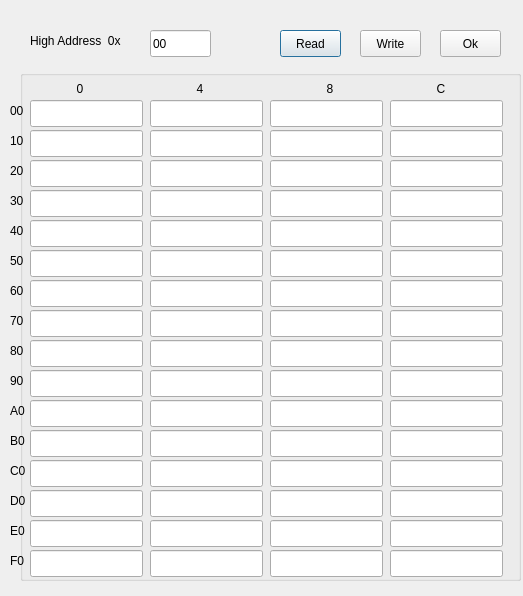
<?xml version="1.0" encoding="UTF-8"?>
<ui version="4.0">
 <class>NxRegEditDialog</class>
 <widget class="QDialog" name="NxRegEditDialog">
  <property name="enabled">
   <bool>true</bool>
  </property>
  <property name="geometry">
   <rect>
    <x>0</x>
    <y>0</y>
    <width>523</width>
    <height>596</height>
   </rect>
  </property>
  <property name="windowTitle">
   <string>Register Control Dialog</string>
  </property>
  <widget class="QLabel" name="label">
   <property name="geometry">
    <rect>
     <x>30</x>
     <y>30</y>
     <width>121</width>
     <height>21</height>
    </rect>
   </property>
   <property name="text">
    <string>High Address  0x</string>
   </property>
  </widget>
  <widget class="QLineEdit" name="lineEdit">
   <property name="geometry">
    <rect>
     <x>150</x>
     <y>30</y>
     <width>61</width>
     <height>27</height>
    </rect>
   </property>
   <property name="text">
    <string>00</string>
   </property>
  </widget>
  <widget class="QPushButton" name="readButton">
   <property name="geometry">
    <rect>
     <x>280</x>
     <y>30</y>
     <width>61</width>
     <height>27</height>
    </rect>
   </property>
   <property name="text">
    <string>Read</string>
   </property>
  </widget>
  <widget class="QPushButton" name="writeButton">
   <property name="geometry">
    <rect>
     <x>360</x>
     <y>30</y>
     <width>61</width>
     <height>27</height>
    </rect>
   </property>
   <property name="text">
    <string>Write</string>
   </property>
  </widget>
  <widget class="QPushButton" name="okButton">
   <property name="geometry">
    <rect>
     <x>440</x>
     <y>30</y>
     <width>61</width>
     <height>27</height>
    </rect>
   </property>
   <property name="text">
    <string>Ok</string>
   </property>
  </widget>
  <widget class="QGroupBox" name="groupBox">
   <property name="geometry">
    <rect>
     <x>20</x>
     <y>70</y>
     <width>501</width>
     <height>511</height>
    </rect>
   </property>
   <property name="title">
    <string/>
   </property>
   <widget class="QLineEdit" name="reg0_0">
    <property name="geometry">
     <rect>
      <x>10</x>
      <y>30</y>
      <width>113</width>
      <height>27</height>
     </rect>
    </property>
   </widget>
   <widget class="QLineEdit" name="reg0_4">
    <property name="geometry">
     <rect>
      <x>130</x>
      <y>30</y>
      <width>113</width>
      <height>27</height>
     </rect>
    </property>
   </widget>
   <widget class="QLineEdit" name="reg0_8">
    <property name="geometry">
     <rect>
      <x>250</x>
      <y>30</y>
      <width>113</width>
      <height>27</height>
     </rect>
    </property>
   </widget>
   <widget class="QLineEdit" name="reg0_c">
    <property name="geometry">
     <rect>
      <x>370</x>
      <y>30</y>
      <width>113</width>
      <height>27</height>
     </rect>
    </property>
   </widget>
   <widget class="QLineEdit" name="reg1_8">
    <property name="geometry">
     <rect>
      <x>250</x>
      <y>60</y>
      <width>113</width>
      <height>27</height>
     </rect>
    </property>
   </widget>
   <widget class="QLineEdit" name="reg1_0">
    <property name="geometry">
     <rect>
      <x>10</x>
      <y>60</y>
      <width>113</width>
      <height>27</height>
     </rect>
    </property>
   </widget>
   <widget class="QLineEdit" name="reg1_4">
    <property name="geometry">
     <rect>
      <x>130</x>
      <y>60</y>
      <width>113</width>
      <height>27</height>
     </rect>
    </property>
   </widget>
   <widget class="QLineEdit" name="reg1_c">
    <property name="geometry">
     <rect>
      <x>370</x>
      <y>60</y>
      <width>113</width>
      <height>27</height>
     </rect>
    </property>
   </widget>
   <widget class="QLineEdit" name="reg2_8">
    <property name="geometry">
     <rect>
      <x>250</x>
      <y>90</y>
      <width>113</width>
      <height>27</height>
     </rect>
    </property>
   </widget>
   <widget class="QLineEdit" name="reg2_4">
    <property name="geometry">
     <rect>
      <x>130</x>
      <y>90</y>
      <width>113</width>
      <height>27</height>
     </rect>
    </property>
   </widget>
   <widget class="QLineEdit" name="reg2_c">
    <property name="geometry">
     <rect>
      <x>370</x>
      <y>90</y>
      <width>113</width>
      <height>27</height>
     </rect>
    </property>
   </widget>
   <widget class="QLineEdit" name="reg2_0">
    <property name="geometry">
     <rect>
      <x>10</x>
      <y>90</y>
      <width>113</width>
      <height>27</height>
     </rect>
    </property>
   </widget>
   <widget class="QLineEdit" name="reg3_8">
    <property name="geometry">
     <rect>
      <x>250</x>
      <y>120</y>
      <width>113</width>
      <height>27</height>
     </rect>
    </property>
   </widget>
   <widget class="QLineEdit" name="reg5_8">
    <property name="geometry">
     <rect>
      <x>250</x>
      <y>180</y>
      <width>113</width>
      <height>27</height>
     </rect>
    </property>
   </widget>
   <widget class="QLineEdit" name="reg5_c">
    <property name="geometry">
     <rect>
      <x>370</x>
      <y>180</y>
      <width>113</width>
      <height>27</height>
     </rect>
    </property>
   </widget>
   <widget class="QLineEdit" name="reg3_0">
    <property name="geometry">
     <rect>
      <x>10</x>
      <y>120</y>
      <width>113</width>
      <height>27</height>
     </rect>
    </property>
   </widget>
   <widget class="QLineEdit" name="reg4_4">
    <property name="geometry">
     <rect>
      <x>130</x>
      <y>150</y>
      <width>113</width>
      <height>27</height>
     </rect>
    </property>
   </widget>
   <widget class="QLineEdit" name="reg4_8">
    <property name="geometry">
     <rect>
      <x>250</x>
      <y>150</y>
      <width>113</width>
      <height>27</height>
     </rect>
    </property>
   </widget>
   <widget class="QLineEdit" name="reg4_c">
    <property name="geometry">
     <rect>
      <x>370</x>
      <y>150</y>
      <width>113</width>
      <height>27</height>
     </rect>
    </property>
   </widget>
   <widget class="QLineEdit" name="reg3_4">
    <property name="geometry">
     <rect>
      <x>130</x>
      <y>120</y>
      <width>113</width>
      <height>27</height>
     </rect>
    </property>
   </widget>
   <widget class="QLineEdit" name="reg5_0">
    <property name="geometry">
     <rect>
      <x>10</x>
      <y>180</y>
      <width>113</width>
      <height>27</height>
     </rect>
    </property>
   </widget>
   <widget class="QLineEdit" name="reg3_c">
    <property name="geometry">
     <rect>
      <x>370</x>
      <y>120</y>
      <width>113</width>
      <height>27</height>
     </rect>
    </property>
   </widget>
   <widget class="QLineEdit" name="reg4_0">
    <property name="geometry">
     <rect>
      <x>10</x>
      <y>150</y>
      <width>113</width>
      <height>27</height>
     </rect>
    </property>
   </widget>
   <widget class="QLineEdit" name="reg5_4">
    <property name="geometry">
     <rect>
      <x>130</x>
      <y>180</y>
      <width>113</width>
      <height>27</height>
     </rect>
    </property>
   </widget>
   <widget class="QLineEdit" name="reg6_4">
    <property name="geometry">
     <rect>
      <x>130</x>
      <y>210</y>
      <width>113</width>
      <height>27</height>
     </rect>
    </property>
   </widget>
   <widget class="QLineEdit" name="reg8_4">
    <property name="geometry">
     <rect>
      <x>130</x>
      <y>270</y>
      <width>113</width>
      <height>27</height>
     </rect>
    </property>
   </widget>
   <widget class="QLineEdit" name="reg8_c">
    <property name="geometry">
     <rect>
      <x>370</x>
      <y>270</y>
      <width>113</width>
      <height>27</height>
     </rect>
    </property>
   </widget>
   <widget class="QLineEdit" name="reg6_8">
    <property name="geometry">
     <rect>
      <x>250</x>
      <y>210</y>
      <width>113</width>
      <height>27</height>
     </rect>
    </property>
   </widget>
   <widget class="QLineEdit" name="reg7_c">
    <property name="geometry">
     <rect>
      <x>370</x>
      <y>240</y>
      <width>113</width>
      <height>27</height>
     </rect>
    </property>
   </widget>
   <widget class="QLineEdit" name="reg6_c">
    <property name="geometry">
     <rect>
      <x>370</x>
      <y>210</y>
      <width>113</width>
      <height>27</height>
     </rect>
    </property>
   </widget>
   <widget class="QLineEdit" name="reg7_4">
    <property name="geometry">
     <rect>
      <x>130</x>
      <y>240</y>
      <width>113</width>
      <height>27</height>
     </rect>
    </property>
   </widget>
   <widget class="QLineEdit" name="reg8_0">
    <property name="geometry">
     <rect>
      <x>10</x>
      <y>270</y>
      <width>113</width>
      <height>27</height>
     </rect>
    </property>
   </widget>
   <widget class="QLineEdit" name="reg7_8">
    <property name="geometry">
     <rect>
      <x>250</x>
      <y>240</y>
      <width>113</width>
      <height>27</height>
     </rect>
    </property>
   </widget>
   <widget class="QLineEdit" name="reg8_8">
    <property name="geometry">
     <rect>
      <x>250</x>
      <y>270</y>
      <width>113</width>
      <height>27</height>
     </rect>
    </property>
   </widget>
   <widget class="QLineEdit" name="reg7_0">
    <property name="geometry">
     <rect>
      <x>10</x>
      <y>240</y>
      <width>113</width>
      <height>27</height>
     </rect>
    </property>
   </widget>
   <widget class="QLineEdit" name="reg6_0">
    <property name="geometry">
     <rect>
      <x>10</x>
      <y>210</y>
      <width>113</width>
      <height>27</height>
     </rect>
    </property>
   </widget>
   <widget class="QLineEdit" name="regb_8">
    <property name="geometry">
     <rect>
      <x>250</x>
      <y>360</y>
      <width>113</width>
      <height>27</height>
     </rect>
    </property>
   </widget>
   <widget class="QLineEdit" name="reg9_8">
    <property name="geometry">
     <rect>
      <x>250</x>
      <y>300</y>
      <width>113</width>
      <height>27</height>
     </rect>
    </property>
   </widget>
   <widget class="QLineEdit" name="rega_c">
    <property name="geometry">
     <rect>
      <x>370</x>
      <y>330</y>
      <width>113</width>
      <height>27</height>
     </rect>
    </property>
   </widget>
   <widget class="QLineEdit" name="regb_4">
    <property name="geometry">
     <rect>
      <x>130</x>
      <y>360</y>
      <width>113</width>
      <height>27</height>
     </rect>
    </property>
   </widget>
   <widget class="QLineEdit" name="reg9_4">
    <property name="geometry">
     <rect>
      <x>130</x>
      <y>300</y>
      <width>113</width>
      <height>27</height>
     </rect>
    </property>
   </widget>
   <widget class="QLineEdit" name="rega_8">
    <property name="geometry">
     <rect>
      <x>250</x>
      <y>330</y>
      <width>113</width>
      <height>27</height>
     </rect>
    </property>
   </widget>
   <widget class="QLineEdit" name="regb_0">
    <property name="geometry">
     <rect>
      <x>10</x>
      <y>360</y>
      <width>113</width>
      <height>27</height>
     </rect>
    </property>
   </widget>
   <widget class="QLineEdit" name="regb_c">
    <property name="geometry">
     <rect>
      <x>370</x>
      <y>360</y>
      <width>113</width>
      <height>27</height>
     </rect>
    </property>
   </widget>
   <widget class="QLineEdit" name="rega_0">
    <property name="geometry">
     <rect>
      <x>10</x>
      <y>330</y>
      <width>113</width>
      <height>27</height>
     </rect>
    </property>
   </widget>
   <widget class="QLineEdit" name="reg9_0">
    <property name="geometry">
     <rect>
      <x>10</x>
      <y>300</y>
      <width>113</width>
      <height>27</height>
     </rect>
    </property>
   </widget>
   <widget class="QLineEdit" name="reg9_c">
    <property name="geometry">
     <rect>
      <x>370</x>
      <y>300</y>
      <width>113</width>
      <height>27</height>
     </rect>
    </property>
   </widget>
   <widget class="QLineEdit" name="rega_4">
    <property name="geometry">
     <rect>
      <x>130</x>
      <y>330</y>
      <width>113</width>
      <height>27</height>
     </rect>
    </property>
   </widget>
   <widget class="QLineEdit" name="regd_0">
    <property name="geometry">
     <rect>
      <x>10</x>
      <y>420</y>
      <width>113</width>
      <height>27</height>
     </rect>
    </property>
   </widget>
   <widget class="QLineEdit" name="regc_c">
    <property name="geometry">
     <rect>
      <x>370</x>
      <y>390</y>
      <width>113</width>
      <height>27</height>
     </rect>
    </property>
   </widget>
   <widget class="QLineEdit" name="regc_8">
    <property name="geometry">
     <rect>
      <x>250</x>
      <y>390</y>
      <width>113</width>
      <height>27</height>
     </rect>
    </property>
   </widget>
   <widget class="QLineEdit" name="regd_c">
    <property name="geometry">
     <rect>
      <x>370</x>
      <y>420</y>
      <width>113</width>
      <height>27</height>
     </rect>
    </property>
   </widget>
   <widget class="QLineEdit" name="rege_4">
    <property name="geometry">
     <rect>
      <x>130</x>
      <y>450</y>
      <width>113</width>
      <height>27</height>
     </rect>
    </property>
   </widget>
   <widget class="QLineEdit" name="rege_0">
    <property name="geometry">
     <rect>
      <x>10</x>
      <y>450</y>
      <width>113</width>
      <height>27</height>
     </rect>
    </property>
   </widget>
   <widget class="QLineEdit" name="regd_4">
    <property name="geometry">
     <rect>
      <x>130</x>
      <y>420</y>
      <width>113</width>
      <height>27</height>
     </rect>
    </property>
   </widget>
   <widget class="QLineEdit" name="regc_4">
    <property name="geometry">
     <rect>
      <x>130</x>
      <y>390</y>
      <width>113</width>
      <height>27</height>
     </rect>
    </property>
   </widget>
   <widget class="QLineEdit" name="rege_8">
    <property name="geometry">
     <rect>
      <x>250</x>
      <y>450</y>
      <width>113</width>
      <height>27</height>
     </rect>
    </property>
   </widget>
   <widget class="QLineEdit" name="regd_8">
    <property name="geometry">
     <rect>
      <x>250</x>
      <y>420</y>
      <width>113</width>
      <height>27</height>
     </rect>
    </property>
   </widget>
   <widget class="QLineEdit" name="regc_0">
    <property name="geometry">
     <rect>
      <x>10</x>
      <y>390</y>
      <width>113</width>
      <height>27</height>
     </rect>
    </property>
   </widget>
   <widget class="QLineEdit" name="rege_c">
    <property name="geometry">
     <rect>
      <x>370</x>
      <y>450</y>
      <width>113</width>
      <height>27</height>
     </rect>
    </property>
   </widget>
   <widget class="QLineEdit" name="regf_8">
    <property name="geometry">
     <rect>
      <x>250</x>
      <y>480</y>
      <width>113</width>
      <height>27</height>
     </rect>
    </property>
   </widget>
   <widget class="QLineEdit" name="regf_c">
    <property name="geometry">
     <rect>
      <x>370</x>
      <y>480</y>
      <width>113</width>
      <height>27</height>
     </rect>
    </property>
   </widget>
   <widget class="QLineEdit" name="regf_0">
    <property name="geometry">
     <rect>
      <x>10</x>
      <y>480</y>
      <width>113</width>
      <height>27</height>
     </rect>
    </property>
   </widget>
   <widget class="QLineEdit" name="regf_4">
    <property name="geometry">
     <rect>
      <x>130</x>
      <y>480</y>
      <width>113</width>
      <height>27</height>
     </rect>
    </property>
   </widget>
   <widget class="QLabel" name="label_2">
    <property name="geometry">
     <rect>
      <x>30</x>
      <y>10</y>
      <width>67</width>
      <height>17</height>
     </rect>
    </property>
    <property name="text">
     <string>        0</string>
    </property>
   </widget>
   <widget class="QLabel" name="label_3">
    <property name="geometry">
     <rect>
      <x>150</x>
      <y>10</y>
      <width>67</width>
      <height>17</height>
     </rect>
    </property>
    <property name="text">
     <string>        4</string>
    </property>
   </widget>
   <widget class="QLabel" name="label_4">
    <property name="geometry">
     <rect>
      <x>280</x>
      <y>10</y>
      <width>67</width>
      <height>17</height>
     </rect>
    </property>
    <property name="text">
     <string>        8</string>
    </property>
   </widget>
   <widget class="QLabel" name="label_5">
    <property name="geometry">
     <rect>
      <x>390</x>
      <y>10</y>
      <width>67</width>
      <height>17</height>
     </rect>
    </property>
    <property name="text">
     <string>        C</string>
    </property>
   </widget>
  </widget>
  <widget class="QLabel" name="label_6">
   <property name="geometry">
    <rect>
     <x>10</x>
     <y>100</y>
     <width>31</width>
     <height>21</height>
    </rect>
   </property>
   <property name="text">
    <string>00</string>
   </property>
  </widget>
  <widget class="QLabel" name="label_7">
   <property name="geometry">
    <rect>
     <x>10</x>
     <y>130</y>
     <width>31</width>
     <height>21</height>
    </rect>
   </property>
   <property name="text">
    <string>10</string>
   </property>
  </widget>
  <widget class="QLabel" name="label_8">
   <property name="geometry">
    <rect>
     <x>10</x>
     <y>160</y>
     <width>31</width>
     <height>21</height>
    </rect>
   </property>
   <property name="text">
    <string>20</string>
   </property>
  </widget>
  <widget class="QLabel" name="label_9">
   <property name="geometry">
    <rect>
     <x>10</x>
     <y>190</y>
     <width>31</width>
     <height>21</height>
    </rect>
   </property>
   <property name="text">
    <string>30</string>
   </property>
  </widget>
  <widget class="QLabel" name="label_10">
   <property name="geometry">
    <rect>
     <x>10</x>
     <y>220</y>
     <width>31</width>
     <height>21</height>
    </rect>
   </property>
   <property name="text">
    <string>40</string>
   </property>
  </widget>
  <widget class="QLabel" name="label_11">
   <property name="geometry">
    <rect>
     <x>10</x>
     <y>250</y>
     <width>31</width>
     <height>21</height>
    </rect>
   </property>
   <property name="text">
    <string>50</string>
   </property>
  </widget>
  <widget class="QLabel" name="label_12">
   <property name="geometry">
    <rect>
     <x>10</x>
     <y>280</y>
     <width>31</width>
     <height>21</height>
    </rect>
   </property>
   <property name="text">
    <string>60</string>
   </property>
  </widget>
  <widget class="QLabel" name="label_13">
   <property name="geometry">
    <rect>
     <x>10</x>
     <y>310</y>
     <width>31</width>
     <height>21</height>
    </rect>
   </property>
   <property name="text">
    <string>70</string>
   </property>
  </widget>
  <widget class="QLabel" name="label_14">
   <property name="geometry">
    <rect>
     <x>10</x>
     <y>340</y>
     <width>31</width>
     <height>21</height>
    </rect>
   </property>
   <property name="text">
    <string>80</string>
   </property>
  </widget>
  <widget class="QLabel" name="label_15">
   <property name="geometry">
    <rect>
     <x>10</x>
     <y>370</y>
     <width>31</width>
     <height>21</height>
    </rect>
   </property>
   <property name="text">
    <string>90</string>
   </property>
  </widget>
  <widget class="QLabel" name="label_16">
   <property name="geometry">
    <rect>
     <x>10</x>
     <y>400</y>
     <width>31</width>
     <height>21</height>
    </rect>
   </property>
   <property name="text">
    <string>A0</string>
   </property>
  </widget>
  <widget class="QLabel" name="label_17">
   <property name="geometry">
    <rect>
     <x>10</x>
     <y>430</y>
     <width>31</width>
     <height>21</height>
    </rect>
   </property>
   <property name="text">
    <string>B0</string>
   </property>
  </widget>
  <widget class="QLabel" name="label_18">
   <property name="geometry">
    <rect>
     <x>10</x>
     <y>460</y>
     <width>31</width>
     <height>21</height>
    </rect>
   </property>
   <property name="text">
    <string>C0</string>
   </property>
  </widget>
  <widget class="QLabel" name="label_19">
   <property name="geometry">
    <rect>
     <x>10</x>
     <y>490</y>
     <width>31</width>
     <height>21</height>
    </rect>
   </property>
   <property name="text">
    <string>D0</string>
   </property>
  </widget>
  <widget class="QLabel" name="label_20">
   <property name="geometry">
    <rect>
     <x>10</x>
     <y>520</y>
     <width>31</width>
     <height>21</height>
    </rect>
   </property>
   <property name="text">
    <string>E0</string>
   </property>
  </widget>
  <widget class="QLabel" name="label_21">
   <property name="geometry">
    <rect>
     <x>10</x>
     <y>550</y>
     <width>31</width>
     <height>21</height>
    </rect>
   </property>
   <property name="text">
    <string>F0</string>
   </property>
  </widget>
 </widget>
 <resources/>
 <connections/>
</ui>
